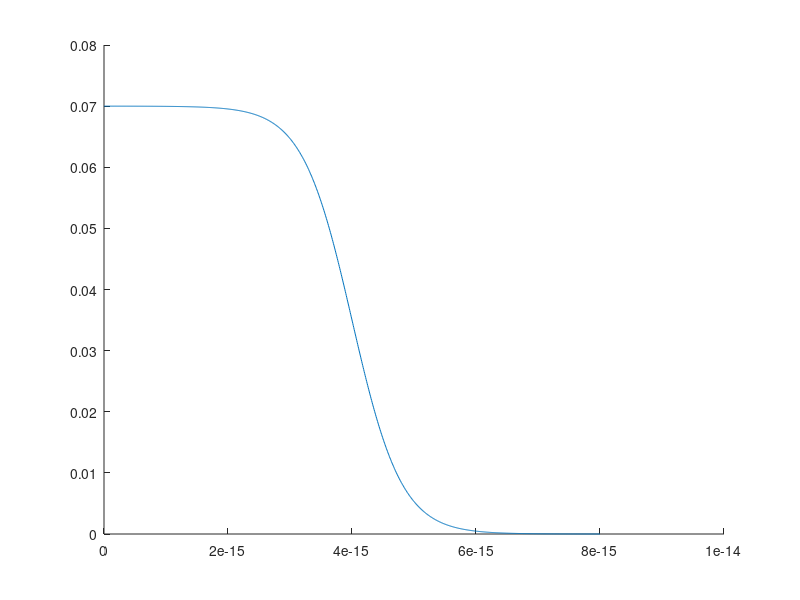
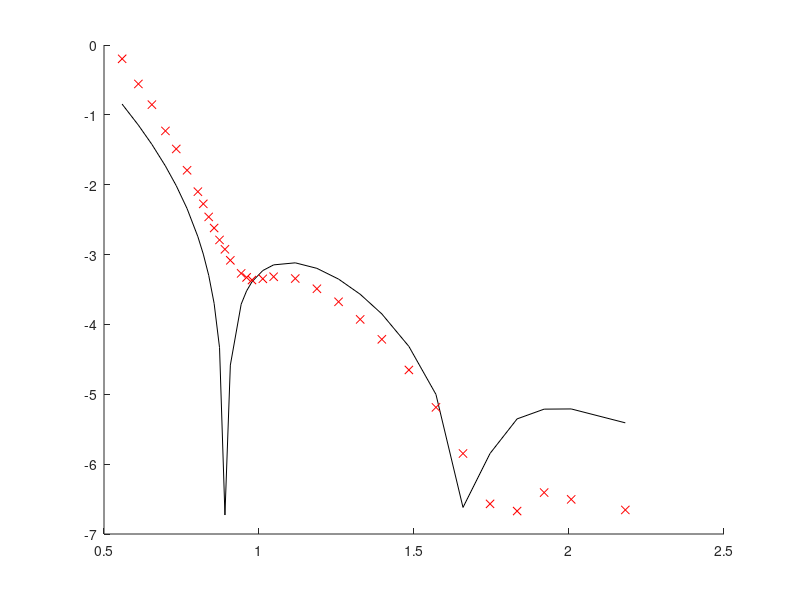

Reproduce these figures in MATLAB, in order. (Note: this script raises an error after producing the figures.)
%% Constants
global hbar q_e m_e c alpha eV millibarn_per_sr
% Fundamental
hbar  = 6.62607004e-34/(2*pi);
q_e   = 1.60217662e-19;
m_e   = 9.109e-31;
c     = 299792458;
alpha = 1/137;

% Unit conversion
eV = 1.60217662e-19;
millibarn_per_sr = 1e31;

% Functions
gamma = @(E) E/(m_e*c^2);
v = @(E) c*sqrt(1 - 1./gamma(E).^2);
beta = @(E) v(E)/c;

% Measurement data
theta = load("data/theta.tsv");
theta_rad = theta*pi/180;
cross_section = load("data/cross_section.tsv");
meas_error = load("data/meas_error.tsv");

% Experiment
Z_Ca40 = 20;
Z_e = 1;
E_250MeV = 250e6*eV;

% Used for passing data to functions
data = [theta_rad, cross_section, meas_error];
exp_values = [Z_Ca40, Z_e, E_250MeV];

%% Proton density and fitting vector
% Create initial guesses for the fitting!
% rho_0 highest proton density
% a middle of fall off
% b sharpness of the falls off
rho_0 = q_e*0.07*1e45; 
a_0 = 4e-15;  
b_0 = 0.4e-15;

% Scaling for fsolve to work with equally big paramters
X_real = [rho_0, a_0, b_0];
X_scale = [1/rho_0, 1/a_0, 1/b_0];
X_0 = X_real.*X_scale;

% Proton density that we want to optimize
% X(1) = rho_0, X(2) = a, X(3) = b
rho_ch = @(X, r) (X(1)./X_scale(1))./(1 + exp((r-(X(2)./X_scale(2)))./(X(3)./X_scale(3))));

% Plot of the proton desnsity with the initial guesses
figure(1)
clf; hold on;
r = linspace(0,8,1000)*1e-15;
plot(r, rho_ch(X_0, r)/(q_e*1e45))

%%
% Theoretical cross-section
% Relativistic kinetic energy for a electron
p_e = @(E) sqrt((E/c).^2 - m_e^2*c^2); 

% Difference of p_e before and after collision with Ca40

% Assumes the heavy core to be stationary and not recoil from collision 
q_diff = @(E, theta) sqrt(4*p_e(E).^2.*sin(theta/2).^2);

% Form factor integral broken into two pieces
form_const      = @(E, theta) 4*pi*hbar/(Z_Ca40*q_diff(E, theta)*q_e);
form_integrand  = @(X, r, E, theta) r.*rho_ch(X, r).*sin(q_diff(E, theta).*r/hbar);
form_integral   = @(X, E, theta) integral(@(r) form_integrand(X, r, E, theta), 0, 100e-15,'ArrayValued',true);
formfactor      = @(X, E, theta) sum(form_integral(X, E, theta).*form_const(E_250MeV, theta),2);

% The Rutherford and Mott cross-sections
cross_ruth      = @(E, theta) (Z_e*Z_Ca40*alpha*hbar*c)^2./(4*beta(E)^4*E^2*sin(theta/2).^4);
cross_mott      = @(E, theta) cross_ruth(E, theta).*(1 - beta(E)^2*sin(theta/2).^2);

% Together they make the theoretical cross-section to be fitted against the
% measurement!
cross_theo      = @(X, E, theta) cross_mott(E, theta).*abs(formfactor(X, E, theta)).^2;

figure(2)
clf; hold on;
plot(theta_rad, log10(cross_theo(X_0, E_250MeV,theta_rad)*millibarn_per_sr),'black')
plot(theta_rad, log10(cross_section),'redx')

%% Iterate between opt. constrain and opt. cross-section

options_constraint = optimoptions('fsolve','Algorithm',           'levenberg-marquardt',...
                                           'Display',             'off',...
                                           'StepTolerance',       1e-15,...
                                           'FunctionTolerance',   1e-10);
                                   
options_X = optimoptions('fsolve','Algorithm',           'levenberg-marquardt',...
                                  'Display',             'off',...
                                  'StepTolerance',       1e-20,...
                                  'FunctionTolerance',   1e-20);

X_con = fsolve(@(X) optimize_constraint(X, rho_ch, exp_values, q_e), X_0, options_constraint);                                 
X_star = fsolve(@(X) optimize_X(X, rho_ch, cross_theo, data, exp_values, millibarn_per_sr, q_e), X_con, options_X);
                              
% check optimized theoretic cross-section
figure(3)
clf; hold on;
plot(theta_rad, log10(cross_theo(X_0, E_250MeV,theta_rad)*millibarn_per_sr),'black')
plot(theta_rad, log10(cross_section),'redx')
plot(theta_rad, log10(cross_theo(X_star, E_250MeV,theta_rad)*millibarn_per_sr),'blue')

radius = rms_r(X_star, rho_ch, exp_values, q_e)
integrand       = @(X, r) rho_ch(X, r).*r.^2;
total_charge    = @(X) (4*pi/q_e)*integral(@(r) integrand(X, r), 0, 100e-15);
total_charge(X_star)
